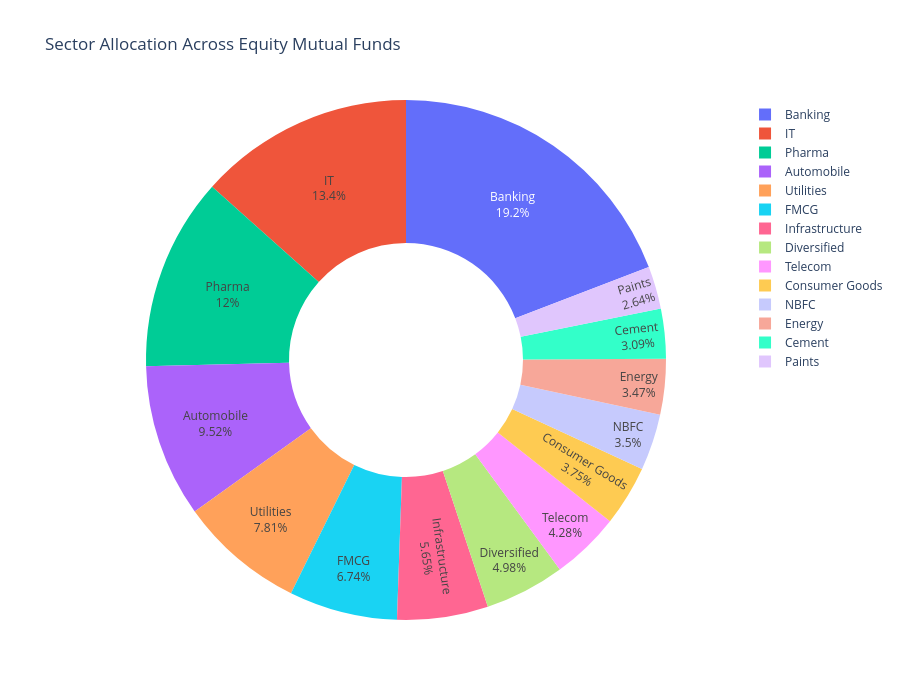

This figure's notebook cell:
### Markdown cell above
# 9. Sector Allocation Analysis

### Objective

Aggregate portfolio weights across all equity mutual funds to understand sector-wise allocation.

The donut chart highlights the sectors receiving the largest investment exposure.

### Code cell
# SECTOR ALLOCATION DONUT

sector_data = (
    portfolio_holdings
    .groupby("sector")["weight_pct"]
    .sum()
    .sort_values(ascending=False)
)

fig = px.pie(
    names=sector_data.index,
    values=sector_data.values,
    hole=0.45,
    title="Sector Allocation Across Equity Mutual Funds"
)

fig.update_traces(
    textposition="inside",
    textinfo="percent+label"
)

fig.update_layout(
    height=700
)

fig.show()

fig.write_image(
    "../reports/sector_allocation_donut.png",
    width=1600,
    height=900,
    scale=3
)

print("Sector Allocation chart exported!")

### Figure 1 — Plotly figure (JSON) as saved in the notebook; plotly's stock layout.template omitted (floating-point values rounded to 4 significant figures)
{"data": [{"domain": {"x": [0, 1], "y": [0, 1]}, "hole": 0.45, "hovertemplate": "label=%{label}<br>value=%{value}<extra></extra>", "labels": ["Banking", "IT", "Pharma", "Automobile", "Utilities", "FMCG", "Infrastructure", "Diversified", "Telecom", "Consumer Goods", "NBFC", "Energy", "Cement", "Paints"], "legendgroup": "", "name": "", "showlegend": true, "textinfo": "percent+label", "textposition": "inside", "type": "pie", "values": [652.3, 455.5, 407.4, 323.6, 265.5, 229.1, 192.2, 169.2, 145.6, 127.6, 119.1, 117.9, 105.0, 89.86]}], "layout": {"height": 700, "legend": {"tracegroupgap": 0}, "title": {"text": "Sector Allocation Across Equity Mutual Funds"}}}
